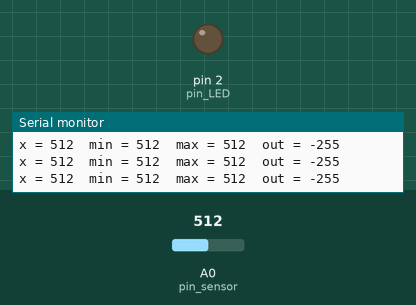
A sketch run on a simulated Arduino Uno, built with avr-gcc and run on an emulated ATmega328P. Parts: output pins drawn as LEDs (lit = HIGH), the last lines printed to the serial monitor. Inputs (shaded band) come from the test bench; at power-on: A0 (pin_sensor) = 512.

Above: at 1.2 s.
1.3 s: A0 (pin_sensor) set to 530
At 2.5 s:
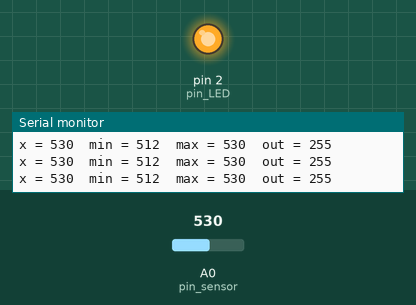
2.8 s: A0 (pin_sensor) set to 511
At 3.6 s:
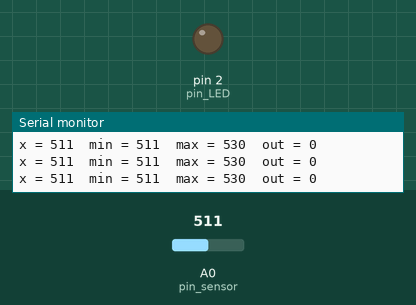
Timing chart, 0 to 5.8 s (numbered marks = the images above; inputs shaded):
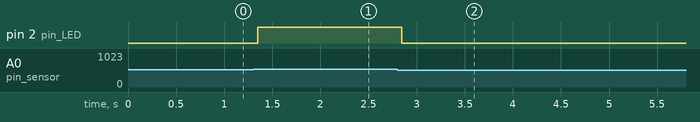

Measured:
- the behaviour switches between 512 and 513 on A0 (pin_sensor) (found by bisection; images 0 and 1)
- after the input at 1.3 s, pin 2 (pin_LED): LOW → HIGH after 0.05 s
- after the input at 2.8 s, pin 2 (pin_LED): HIGH → LOW at once

The sketch:

FG2_1st_edition_ver2.0.ino
```cpp
#define pin_sensor A0
#define pin_LED 2

int min = 1023;
int max = 0;
int x = 0;
int out = 0;

void setup(){
  Serial.begin(9600);
  pinMode(pin_LED,OUTPUT);
  x = analogRead(pin_sensor);
  min = x;
  max = x;
}

void loop(){
  x = analogRead(pin_sensor);
  if(x < min){
    min = x;
  }else if(x > max){
    max = x;
  }
  out = ((x - min)/(max - min))*255;

  Serial.print("x = ");
  Serial.print(x);
  Serial.print("\tmin = ");
  Serial.print(min);
  Serial.print("\tmax = ");
  Serial.print(max);
  Serial.print("\tout = ");
  Serial.println(out);

  analogWrite(pin_LED,out);
}
```
